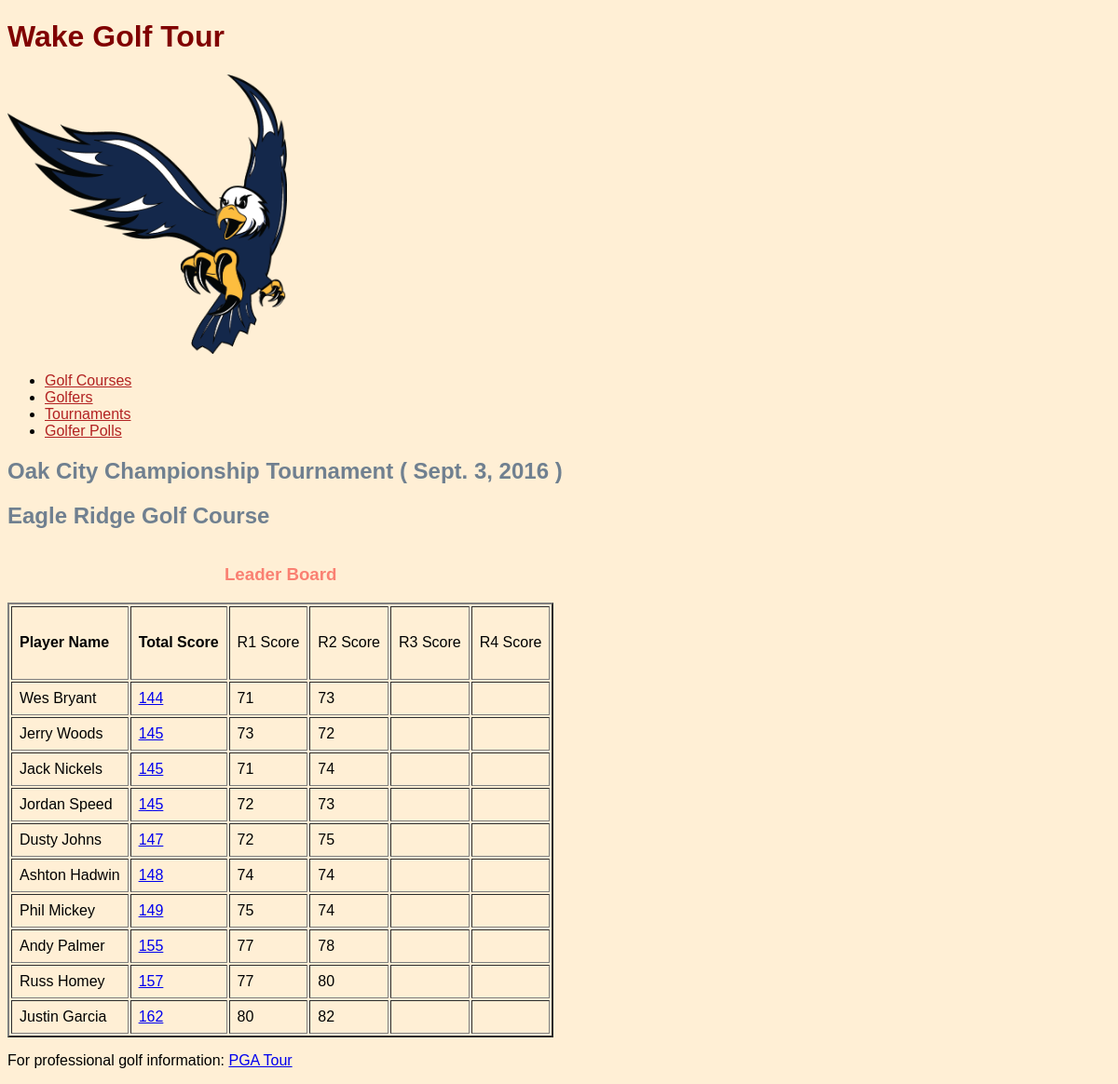
Screenshot of /tournament/16/ with the database file from the repository.
### tournament/models.py (models this page shows, shortened)
class Tournament(models.Model):
    tourn_id = models.IntegerField(primary_key=True)
    tourn_name = models.TextField()
    tourn_course = models.ForeignKey(GolfCourse, models.DO_NOTHING)
    tourn_start_date = models.DateField()
    tourn_num_rounds = models.IntegerField()
    tourn_num_golfers = models.IntegerField()
    class Meta:
        managed = False
        db_table = 'Tournament'

### golf_course/models.py (models this page shows, shortened)
class GolfCourse(models.Model):
    course_id = models.IntegerField(primary_key=True)
    course_name = models.TextField()
    course_total_par = models.IntegerField()
    class Meta:
        managed = False
        db_table = 'GolfCourse'
        verbose_name = 'Golf Course'
        verbose_name_plural = 'Golf Courses'
    def __str__(self):
        return self.course_name

### golfer/models.py (models this page shows, shortened)
class Golfer(models.Model):
    golfer_id = models.IntegerField(primary_key=True)
    golfer_name = models.TextField()
    golfer_birthdate = models.DateField()
    golfer_city = models.TextField(default="unknown", blank=True)
    class Meta:
        managed = True
        db_table = 'Golfer'

### tournament/views.py (the view)
# urls.py: path('<int:pk>/', views.TournamentDetailView.as_view(),
class TournamentDetailView(generic.DetailView):
    model = Tournament
    template_name = 'tournament/tournament_detail.html'
    def get_context_data(self, **kwargs):
        context = super(TournamentDetailView, self).get_context_data(**kwargs)
        tournament = self.get_object()
        context['tournament'] = tournament
        context['scores'] = GolferRoundScores.getTournScores(tournament.tourn_id)
        return context

### golfer/models.py (called while the page is built)
    def getGolferName(self):
        return self.tg_golfer.golfer_name

    def getTournName(self):
        return self.tg_tourn.tourn_name

### tournament/templates/tournament/tournament_detail.html (shortened to what this page needs)
{% extends parent_template|default:"tournament/base_tournament.html" %}
{% block content %}
  <h2>{{ tournament.tourn_name }} Tournament ( {{ tournament.tourn_start_date }} )</h2>
  <dl><h2>{{ tournament.tourn_course }}</h2></dl>
  <dl><table class="Leader Board" border="2" cellpadding="8">
    <caption><h3>Leader Board</h3></caption>
    <tr>
      <td><h4>Player Name</h4></td>
      <td><h4>Total Score</h4></td>
      <td>R1 Score</td>
      <td>R2 Score</td>
      <td>R3 Score</td>
      <td>R4 Score</td>
    </tr>
    {% for score in scores %}
      <tr>
        <td>{{ score.golfer_name }}</td>
        <td>
            <a href="/golfer/{{ score.tourn_golfer_id }}/round_scores">
               {{ score.total_score }} </a>
        </td>
        <td>{{ score.round1_score }}</td>
        <td>{{ score.round2_score }}</td>
        <td>{{ score.round3_score }}</td>
        <td>{{ score.round4_score }}</td>
      </tr>
    {% endfor %}
  </table></dl>
{% endblock %}

### tournament/static/tournament/styles.css (style rules this page uses)
body { background-color: papayawhip; font-family: Verdana, Geneva, sans-serif }
h2 { color: slategrey; font-family: Tahoma, Geneva, sans-serif margin-left: 20px; }
h3 { color: salmon; font-family: Verdana, Geneva, sans-serif }

### rows the page displays
Tournament: tourn_name "Oak City Championship", tourn_start_date "Sept. 3, 2016", tourn_course "Eagle Ridge Golf Course"
Golfer: golfer_name "Wes Bryant"
Golfer: golfer_name "Jerry Woods"
Golfer: golfer_name "Jack Nickels"
Golfer: golfer_name "Jordan Speed"
Golfer: golfer_name "Dusty Johns"
Golfer: golfer_name "Ashton Hadwin"
Golfer: golfer_name "Phil Mickey"
Golfer: golfer_name "Andy Palmer"
Golfer: golfer_name "Russ Homey"
Golfer: golfer_name "Justin Garcia"

### other values shown
{{ score.total_score }} "144" "145" "145" "145" "147" "148" "149" "155" "157" "162"
{{ score.round1_score }} "71" "73" "71" "72" "72" "74" "75" "77" "77" "80"
{{ score.round2_score }} "73" "72" "74" "73" "75" "74" "74" "78" "80" "82"
